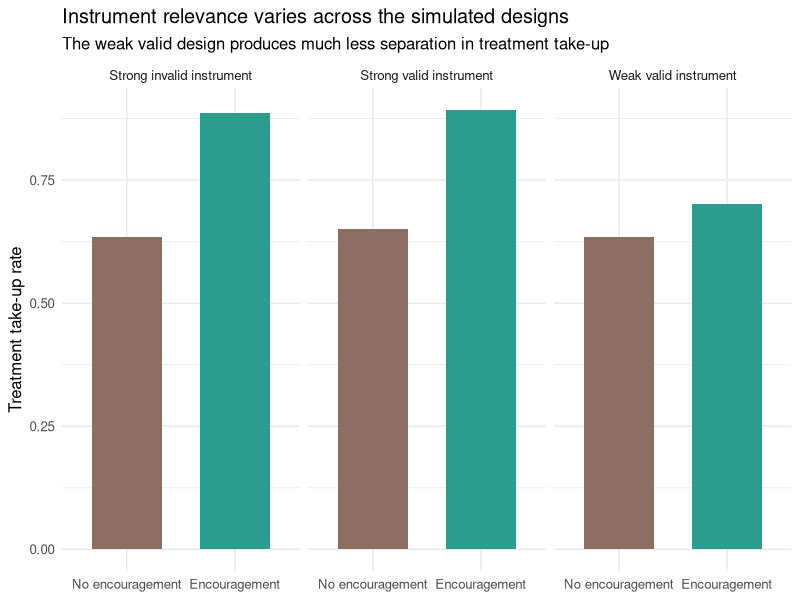

R code for this plot:
## ---- chunk 1
set.seed(2036)

n <- 6000

age <- pmax(round(rnorm(n, mean = 66, sd = 10)), 40)
chronic <- pmin(rpois(n, lambda = 2.2), 6)
severity_latent <- rnorm(n)

base_covariates <- data.frame(
  age = age,
  chronic = chronic,
  severity_latent = severity_latent
)

covariate_summary <- data.frame(
  sample_size = nrow(base_covariates),
  mean_age = mean(base_covariates$age),
  mean_chronic = mean(base_covariates$chronic),
  sd_severity = sd(base_covariates$severity_latent)
)

covariate_summary[, c("mean_age", "mean_chronic", "sd_severity")] <-
  round(covariate_summary[, c("mean_age", "mean_chronic", "sd_severity")], 3)

knitr::kable(
  covariate_summary,
  caption = "Common covariates used across all simulated IV designs",
  row.names = FALSE
)
## ---- chunk 2
simulate_iv_design <- function(design_name, pi1, gamma_direct) {
  instrument <- rbinom(n, size = 1, prob = 0.5)

  treatment_index <- -1 +
    pi1 * instrument +
    0.015 * age +
    0.22 * chronic +
    0.9 * severity_latent +
    rnorm(n)

  treatment <- as.integer(treatment_index > 0)

  annual_cost <- 9000 -
    1600 * treatment +
    55 * age +
    900 * chronic +
    1700 * severity_latent +
    gamma_direct * instrument +
    rnorm(n, mean = 0, sd = 1700)

  data.frame(
    design = design_name,
    annual_cost = annual_cost,
    treatment = treatment,
    instrument = instrument,
    age = age,
    chronic = chronic
  )
}

iv_design_data <- rbind(
  simulate_iv_design("Strong valid instrument", pi1 = 1.2, gamma_direct = 0),
  simulate_iv_design("Weak valid instrument", pi1 = 0.25, gamma_direct = 0),
  simulate_iv_design("Strong invalid instrument", pi1 = 1.2, gamma_direct = 700)
)

design_summary <- aggregate(
  cbind(treatment, annual_cost) ~ design,
  data = iv_design_data,
  FUN = mean
)

design_summary$treatment <- round(design_summary$treatment, 3)
design_summary$annual_cost <- round(design_summary$annual_cost, 3)

knitr::kable(
  design_summary,
  caption = "Observed treatment and outcome means across the simulated IV designs",
  row.names = FALSE
)
## ---- chunk 3
estimate_iv_design <- function(df) {
  ols_fit <- lm(
    annual_cost ~ treatment + age + chronic,
    data = df
  )

  iv_fit <- AER::ivreg(
    annual_cost ~ treatment + age + chronic |
      instrument + age + chronic,
    data = df
  )

  first_stage <- lm(
    treatment ~ instrument + age + chronic,
    data = df
  )

  data.frame(
    design = unique(df$design),
    first_stage_f = summary(first_stage)$coefficients["instrument", "t value"]^2,
    ols_estimate = coef(ols_fit)["treatment"],
    iv_estimate = coef(iv_fit)["treatment"],
    true_effect = -1600
  )
}

results_table <- do.call(
  rbind,
  lapply(split(iv_design_data, iv_design_data$design), estimate_iv_design)
)

results_table$ols_bias <- results_table$ols_estimate - results_table$true_effect
results_table$iv_bias <- results_table$iv_estimate - results_table$true_effect

results_table[, c("first_stage_f", "ols_estimate", "iv_estimate", "true_effect", "ols_bias", "iv_bias")] <-
  round(results_table[, c("first_stage_f", "ols_estimate", "iv_estimate", "true_effect", "ols_bias", "iv_bias")], 3)

knitr::kable(
  results_table,
  caption = "Estimator recovery under strong, weak, and invalid IV designs",
  row.names = FALSE
)
## ---- chunk 4
first_stage_plot <- aggregate(
  treatment ~ design + instrument,
  data = iv_design_data,
  FUN = mean
)

first_stage_plot$instrument <- factor(
  first_stage_plot$instrument,
  levels = c(0, 1),
  labels = c("No encouragement", "Encouragement")
)

ggplot2::ggplot(
  first_stage_plot,
  ggplot2::aes(x = instrument, y = treatment, fill = instrument)
) +
  ggplot2::geom_col(width = 0.65) +
  ggplot2::facet_wrap(~ design) +
  ggplot2::scale_fill_manual(values = c("No encouragement" = "#8d6e63", "Encouragement" = "#2a9d8f")) +
  ggplot2::labs(
    title = "Instrument relevance varies across the simulated designs",
    subtitle = "The weak valid design produces much less separation in treatment take-up",
    x = NULL,
    y = "Treatment take-up rate",
    fill = NULL
  ) +
  ggplot2::theme_minimal(base_size = 12) +
  ggplot2::theme(legend.position = "none")
## ---- chunk 5
valid_design_check <- subset(
  results_table,
  design %in% c("Strong valid instrument", "Weak valid instrument")
)

valid_design_check[, c("iv_estimate", "true_effect", "iv_bias")] <-
  round(valid_design_check[, c("iv_estimate", "true_effect", "iv_bias")], 3)

knitr::kable(
  valid_design_check[, c("design", "first_stage_f", "iv_estimate", "true_effect", "iv_bias")],
  caption = "Recovery check for the valid IV designs",
  row.names = FALSE
)
